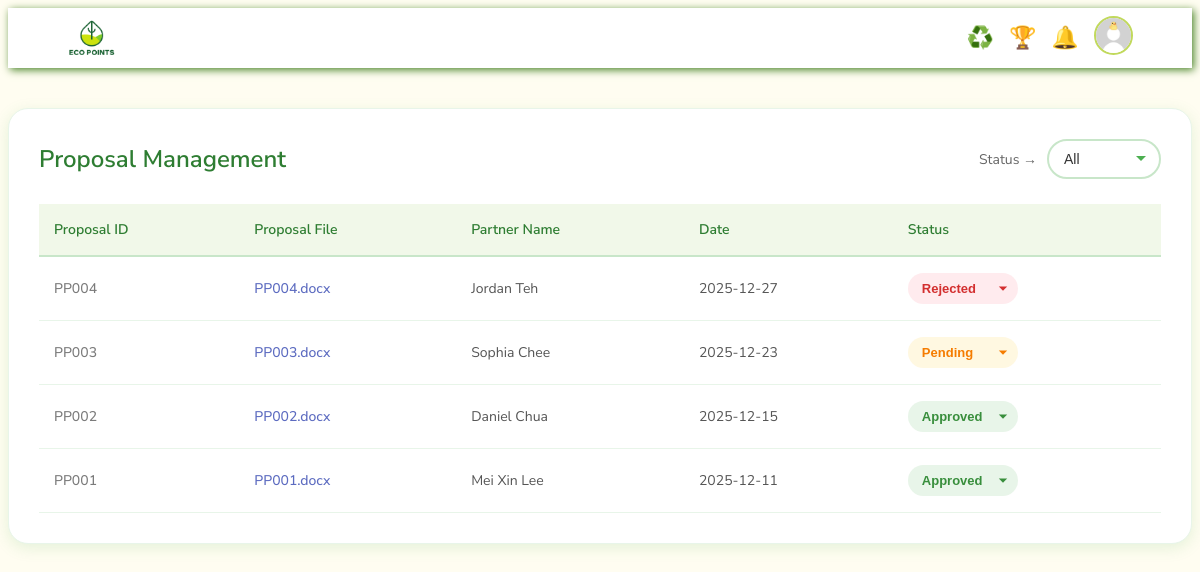
/admin/adminProposal.php (signed in), run on the app's committed database.
### tables this page shows
CREATE TABLE IF NOT EXISTS `proposal` (
  `proposal_id` varchar(10) NOT NULL,
  `title` varchar(255) NOT NULL,
  `date` date NOT NULL,
  `description` text NOT NULL,
  `file_path` text NOT NULL,
  `partner_id` varchar(10) NOT NULL,
  `status` enum('Pending','Approved','Rejected') NOT NULL,
  PRIMARY KEY (`proposal_id`),
  UNIQUE KEY `proposal_id` (`proposal_id`),
  KEY `partner_id` (`partner_id`)
);

CREATE TABLE IF NOT EXISTS `user` (
  `user_id` varchar(10) NOT NULL,
  `role` enum('Challenger','Admin','Recycling Centre Admin','Partner') NOT NULL,
  `name` varchar(50) NOT NULL,
  `username` varchar(50) NOT NULL,
  `password` varchar(255) NOT NULL,
  `email` varchar(50) NOT NULL,
  `contact_no` varchar(50) NOT NULL,
  `is_deleted` tinyint NOT NULL,
  PRIMARY KEY (`user_id`),
  UNIQUE KEY `user_id` (`user_id`)
);

### admin/adminProposal.php (the view, shortened to what this page needs)
<?php
require_once "../conn.php";
$sql = "SELECT p.proposal_id, p.file_path, p.date, p.status,
        u.name as partner_name
        FROM proposal p
        JOIN user u ON p.partner_id = u.user_id
        ORDER BY p.date DESC";
$result = mysqli_query($con, $sql);
function getStatusClass($status) {
    $classes = [
        'Approved' => 'status-approved',
        'Rejected' => 'status-rejected',
        'Pending' => 'status-pending'
    ];
    return $classes[$status] ?? 'status-pending';
}
?>
<!DOCTYPE html>
<html lang="en">
<head>
    <link href="../commonStyle.css" rel="stylesheet">
    <link rel="stylesheet" href="https://cdnjs.cloudflare.com/ajax/libs/font-awesome/6.4.0/css/all.min.css">
</head>
<body>
    <?php include "adminTaskbar.php"; ?>
    <div class="container-proposal">
        <div class="section-header">
            <h3>Proposal Management</h3>
            <div class="category-filter">
                <label for="statusFilter">Status →</label>
                <select id="statusFilter">
                    <option value="">All</option>
                </select>
            </div>
        </div>
        <table class="proposal-table">
            <thead>
                <tr>
                    <th>Proposal ID</th>
                    <th>Proposal File</th>
                    <th>Partner Name</th>
                    <th>Date</th>
                    <th>Status</th>
                </tr>
            </thead>
            <tbody>
                <?php if (mysqli_num_rows($result) > 0): ?>
                    <?php while ($row = mysqli_fetch_assoc($result)): ?>
                        <tr data-status="<?= htmlspecialchars($row['status']) ?>">
                            <td><?= htmlspecialchars($row['proposal_id']) ?></td>
                            <td>
                                <?php if (!empty($row['file_path'])): ?>
                                    <a href="<?= htmlspecialchars($row['file_path']) ?>" target="_blank">
                                        <?= htmlspecialchars(basename($row['file_path'])) ?>
                                    </a>
                                <?php else: ?>
                                    No file
                                <?php endif; ?>
                            </td>
                            <td><?= htmlspecialchars($row['partner_name']) ?></td>
                            <td><?= htmlspecialchars($row['date']) ?></td>
                            <td>
                                <form method="POST" style="margin:0;">
                                    <select name="new_status" class="status-select <?= getStatusClass($row['status']) ?>"
                                            onchange="updateStatusStyle(this); this.form.submit();">
                                        <option value="Pending" <?= $row['status'] == 'Pending' ? 'selected' : '' ?>>Pending</option>
                                        <option value="Approved" <?= $row['status'] == 'Approved' ? 'selected' : '' ?>>Approved</option>
                                        <option value="Rejected" <?= $row['status'] == 'Rejected' ? 'selected' : '' ?>>Rejected</option>
                                    </select>
                                </form>
                            </td>
                        </tr>
                    <?php endwhile; ?>
                <?php else: ?>
                    <tr><td colspan="5" class="no-data">No proposals found.</td></tr>
                <?php endif; ?>
            </tbody>
        </table>
    </div>
</body>
</html>

### commonStyle.css (style rules this page uses)
body { font-family: "Nunito Sans", sans-serif; background-color: #FFFDF1 ; }

### admin/adminProposal.php (style rules this page uses)
.container-proposal { background: white; padding: 25px; border-radius: 20px; box-shadow: 0 4px 15px rgba(76, 175, 80, 0.15); margin: 30px 20px; border: 1px solid #e8f5e9; }
.section-header { display: flex; justify-content: space-between; align-items: center; margin-bottom: 25px; gap: 15px; flex-wrap: wrap; }
.section-header h3 { margin: 0; font-size: 24px; font-weight: 600; color: #2e7d32; }
.category-filter { display: flex; align-items: center; gap: 10px; }
.category-filter label { color: #666; font-size: 14px; }
.category-filter select { padding: 10px 35px 10px 15px; border: 2px solid #c8e6c9; border-radius: 25px; font-size: 14px; cursor: pointer; transition: all 0.3s; background: white; color: #333; appearance: none; background-repeat: no-repeat; background-position: right 12px center; }
.proposal-table { width: 100%; border-collapse: collapse; }
.proposal-table th { background: #f1f8e9; padding: 16px 15px; text-align: left; border-bottom: 2px solid #c8e6c9; font-weight: 600; color: #2e7d32; font-size: 14px; }
.proposal-table td { padding: 16px 15px; border-bottom: 1px solid #e8f5e9; color: #555; font-size: 14px; }
.proposal-table td:first-child { color: #7b7b7b; font-weight: 500; }
.proposal-table a { color: #5c6bc0; text-decoration: none; font-weight: 500; }
.status-select { padding: 8px 32px 8px 14px; border-radius: 20px; font-size: 13px; font-weight: 600; border: none; cursor: pointer; min-width: 110px; appearance: none; background-repeat: no-repeat; background-position: right 10px center; background-size: 10px; transition: all 0.2s; }
.status-pending { background-color: #fff8e1; color: #f57c00; }
.status-approved { background-color: #e8f5e9; color: #388e3c; }
.status-rejected { background-color: #ffebee; color: #d32f2f; }
.status-select option { background: white; color: #333; font-weight: normal; padding: 10px; }
@media (min-width: 1200px) { .container-proposal { max-width: 1200px; margin: 40px auto; padding: 30px; } }

### admin/adminTaskbar.php (style rules this page uses)
a { text-decoration: none; }

### data on the page
proposal: proposal_id "PP004", file_path "PP004.docx", partner.name "Jordan Teh", date "2025-12-27", new_status "Rejected"
proposal: proposal_id "PP003", file_path "PP003.docx", partner.name "Sophia Chee", date "2025-12-23", new_status "Pending"
proposal: proposal_id "PP002", file_path "PP002.docx", partner.name "Daniel Chua", date "2025-12-15", new_status "Approved"
proposal: proposal_id "PP001", file_path "PP001.docx", partner.name "Mei Xin Lee", date "2025-12-11", new_status "Approved"
